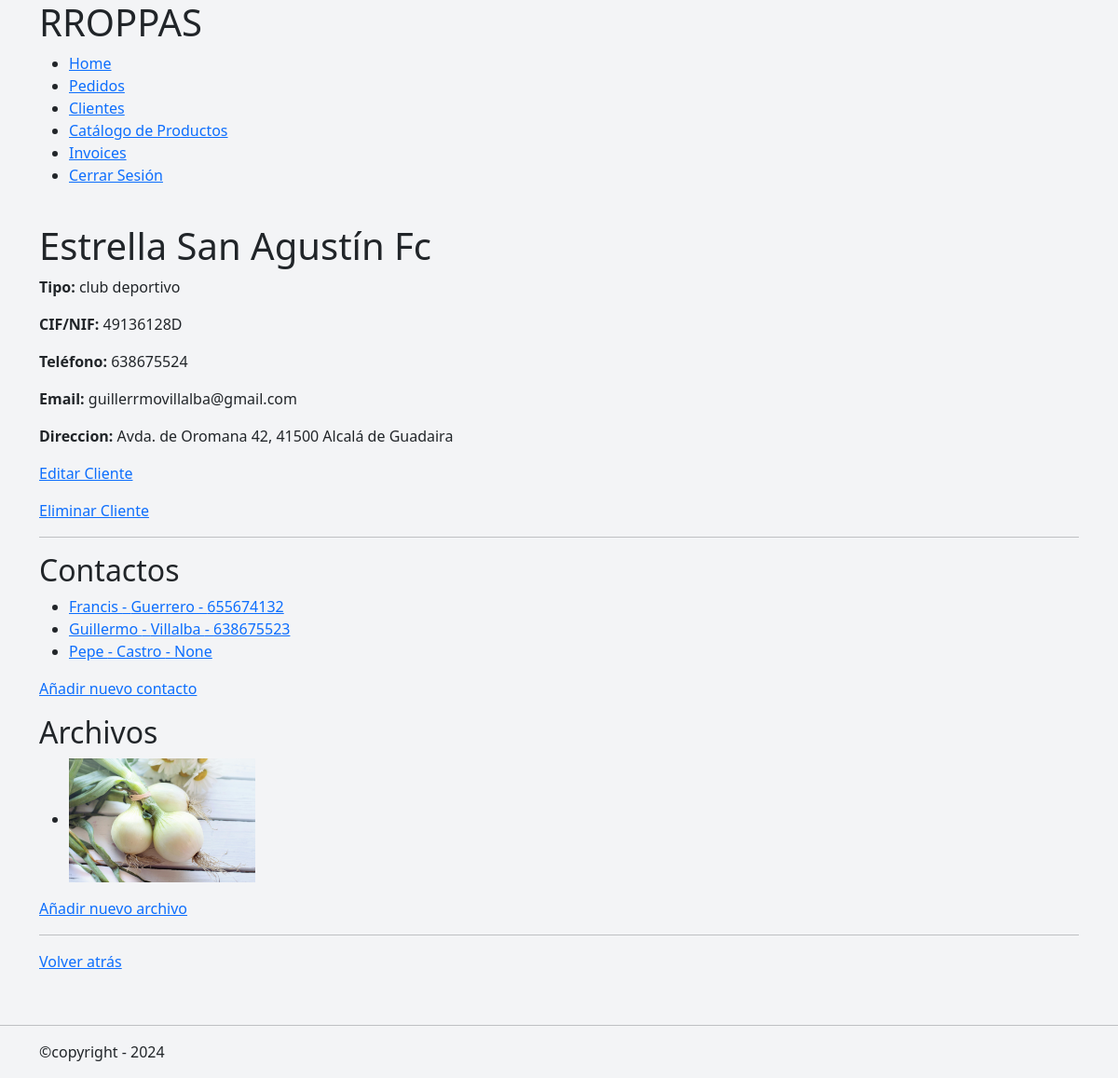
Screenshot of /clients/detail/2 (signed in) with the database file from the repository.
### clients/models.py (models this page shows, shortened)
class Client(models.Model):
    TIPOS_CLIENTE = [
        ("club deportivo", "Club deportivo"),
        ("colegio", "Colegio"),
        ("ayuntamiento", "Ayuntamiento"),
        ("universidad", "Universidad"),
        ("empresa", "Empresa"),
        ("particular", "Particular"),
    ]
    name = models.CharField(
        verbose_name='Nombre',
        max_length=255,
    )
    tipo = models.CharField(
        verbose_name='Tipo de Cliente',
        choices=TIPOS_CLIENTE
    )
    cif_nif = models.CharField(
        verbose_name='CIF/NIF',
        max_length=20,
        blank=True,
        null=True,
    )
    t_number = models.CharField(
        verbose_name='Nº teléfono',
        max_length=30,
        null=True,
        blank=True
    )
    email= models.EmailField(
        blank=True,
    )
    direccion=models.TextField(
        verbose_name='Direccion',
        max_length=100,
        blank=True,
        null=True,
    )
    other=models.TextField(
        verbose_name='Otra información',
        blank=True,
        null=True,
    )
    created_at=models.DateTimeField(
        verbose_name='Fecha de Creación',
        default=timezone.now,
        )

class ClientContact(models.Model):
    client=models.ForeignKey(
        'Client',
        on_delete=models.CASCADE,
        related_name='relacionados',
    )
    first_name = models.CharField(
        verbose_name='Nombre',
        max_length=255,
    )
    last_name =models.CharField(
        verbose_name='Apellidos',
        max_length=255,
    )
    cargo = models.CharField(
        verbose_name='Cargo',
        max_length=30,
        null=True,
        blank=True,
    )
    t_number = models.CharField(
        verbose_name='Nº teléfono',
        max_length=30,
        null=True,
        blank=True
    )
    email= models.EmailField(
        blank=True,
    )

class ClientFile(models.Model):
    client=models.ForeignKey(
        'Client',
        on_delete=models.CASCADE,
        related_name='files',
    )
    file = models.FileField(
        verbose_name="Archivos",
        upload_to="clients_files",
        null=True,
        blank=True,
    )
    descripcion = models.TextField(
        verbose_name='Descripcion de archivo',
        null=True,
        blank=True,
    )
    created_at=models.DateTimeField(
        verbose_name='Fecha de Creación de archivo',
        default=timezone.now,
        )

### clients/views/clients_view.py (the view)
# urls.py: path('detail/<pk>', ClientDetailView.as_view(), name='clients_detail'),
@method_decorator(login_required, name='dispatch')
class ClientDetailView(DetailView):
    model = Client
    template_name= 'general/client_detail.html'
    context_object_name= 'client'
    def get_context_data(self, **kwargs):
        context = super().get_context_data(**kwargs)
        client = self.get_object()
        context['contacts'] = client.relacionados.all()
        context['files'] = client.files.all()
        return context

### mini_erp/templates/general/client_detail.html (shortened to what this page needs)
{% extends "general/layout.html" %}
{% block contenido %}
<div class="container">
    <h1>{% block h1 %}{{ client.name }}{% endblock %}</h1>
    <p><strong>Tipo:</strong> {{ client.tipo}}</p>
    <p><strong>CIF/NIF:</strong> {{ client.cif_nif|default_if_none:"Sin rellenar" }}</p>
    <p><strong>Teléfono:</strong> {{ client.t_number }}</p>
    <p><strong>Email:</strong> {{ client.email }}</p>
    <p><strong>Direccion:</strong> {{ client.direccion }}</p>
    <p><a href="{% url 'clients:clients_update' client.pk %}">Editar Cliente</a></p>
    <p><a href="{% url 'clients:clients_delete' client.pk %}">Eliminar Cliente</a></p>
<hr>
    <h2>Contactos</h2>
    <ul>
        {% for c in client.relacionados.all %}
            <li><a href="{% url 'clients:clients_contact_detail' c.pk %}">{{ c.first_name }} - {{ c.last_name }} - {{ c.t_number }}</a></li>
        {% empty %}
            <p>No hay contactos</p>
        {% endfor %}
    </ul>
    <p><a href="{% url 'clients:clients_contact_add' client.pk %}">Añadir nuevo contacto</a></p>
    <h2>Archivos</h2>
    <ul>
        {% for f in client.files.all %}
        {% if f.file %}
            <li><a href="{% url 'clients:clients_files_detail' f.pk %}">
                <img src="{{ f.file.url }}" alt="" width=200>
            </a></li>
        {% else %}
            <p>No hay archivos</p
        {% endif %}
        {% endfor %}
    </ul>
    <p><a href="{% url 'clients:clients_files_add' client.pk %}">Añadir nuevo archivo</a></p>
    <hr>
    <p><a href="{% url 'clients:clients_list' %}">Volver atrás</a></p>
</div>
{% endblock %}

### mini_erp/static/orders/css/orders.css (style rules this page uses)
body { background-color: #f3f4f6; }

### rows the page displays
Client: name "Estrella San Agustín Fc", tipo "club deportivo", cif_nif "49136128D", t_number "638675524", email "guillerrmovillalba@gmail.com", direccion "Avda. de Oromana 42, 41500 Alcalá de Guadaira"
ClientContact: first_name "Francis", last_name "Guerrero", t_number "655674132"
ClientContact: first_name "Guillermo", last_name "Villalba", t_number "638675523"
ClientContact: first_name "Pepe", last_name "Castro", t_number "None"
ClientFile: file (picture)
